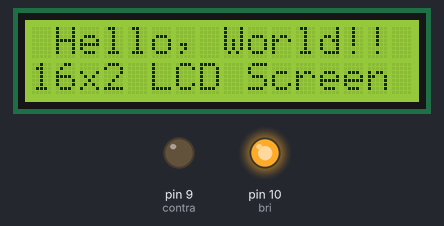
Recording of a sketch running on a simulated Arduino Uno, built with avr-gcc and run on an emulated ATmega328P. Parts: 16×2 character LCD, output pins drawn as LEDs (lit = HIGH).

Above: at 0.1 s.
At 7.11 s:
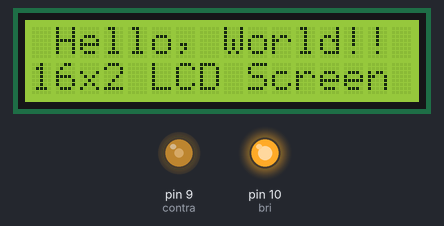
At 14.4 s:
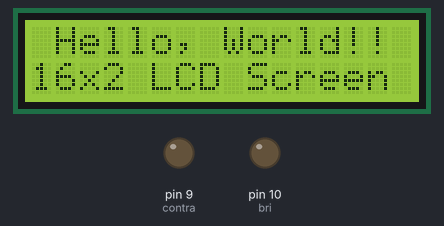
At 35.3 s:
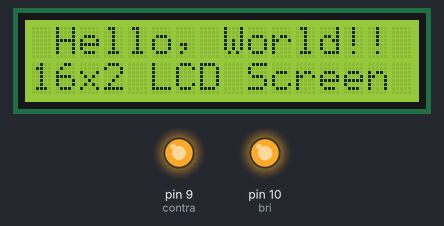
Timing chart, 0 to 40.0 s (numbered marks = the images above):
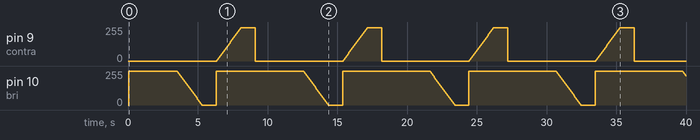

Measured:
- by itself, pin 9 (contra): ramps from 0/255 to 250/255 and jumps back, once every 9.1 s
- by itself, pin 10 (bri): ramps from 255/255 to 0/255 and jumps back, once every 9.1 s

The sketch:

lcd_setup.ino
```cpp
#include <LiquidCrystal.h> //Import the LCD library
//Include^
//Init
LiquidCrystal lcd(12, 11, 5, 4, 3, 2); /*Initialize the LCD and
                                        tell it which pins is
                                        to be used for communicating*/

//Global Var
#define contra 9 //Define the pin that controls the contrast of the screen
#define bri 10 //Define the pin the controls the brightness of the screen
//Both pins are PWM so you can analogWrite to them and have them output a variable value


void setup() {//~~~~~~~~~~~~~~~~~~~~~~~~~~~~~~~~~~~~~~~~~~~~~
  // put your setup code here, to run once:
  lcd.begin(16, 2); //Tell the LCD that it is a 16x2 LCD
  pinMode(contra, OUTPUT); //set pin 9 to OUTPUT
  pinMode(bri, OUTPUT); //Set pin 10 to OUTPUT
  //pinMode-ing OUTPUT makes the specified pin output power
  digitalWrite(contra, LOW); /*outputs no power to the contrast pin.
                            this lets you see the words*/
  analogWrite(bri, 255); //Outputs full power to the screen brightness LED
}//~~~~~~~~~~~~~~~~~~~~~~~~~~~~~~~~~~~~~~~~~~~~~

void loop() {//~~~~~~~~~~~~~~~~~~~~~~~~~~~~~~~~~~~~~~~~~~~~~
  // put your main code here, to run repeatedly:
  lcd.print(" Hello, World!!"); //Output " Hello, World!!" on the first line of the LCD
  lcd.setCursor(0, 1); /*Set the (invisible) cursor on the first place second row of the LCD.
                        Cursor values are 0-indexed, 0 would the be the first place.
                        The cursor coordinates are X,Y coordinates.*/
  lcd.print("16x2 LCD Screen");
  delay(1000); //Wait a second
  for (int l = 0; l < 16; l++) { //For loop. Repeating 16 times
    lcd.scrollDisplayRight(); //Scroll whole screen to the right once
    delay(90); //Slight delay for animation
  }
  delay(1000);
  for (int l = 0; l < 16; l++)
    lcd.scrollDisplayLeft();
  for (int l = 51; l > -1; l--) { //Repeating 51 times
    analogWrite(bri, l * 5);
    delay(35);
  }
  delay(1000);
  digitalWrite(bri, HIGH);
  for (int l = 0; l < 51; l++) { //Repeating 51 times
    analogWrite(contra, l * 5);
    delay(35);
  }
  delay(1000);
  digitalWrite(contra,LOW);
  lcd.setCursor(0, 0);
}//~~~~~~~~~~~~~~~~~~~~~~~~~~~~~~~~~~~~~~~~~~~~~
```
